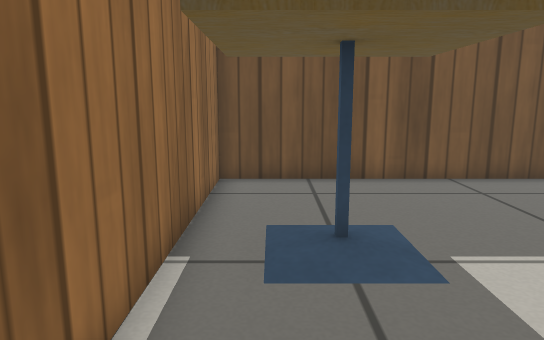
View 1 (above)

16 first-person views from a walk through a world built for the Gazebo simulator. The camera is 0.54 m above the floor, tilts 10° down and sees 70° across. The floor is counted in squares, 0.25 m on a side. Each view is taken from the middle of a square. On the plan, view 1 faces up. The plan holds only what a view shows up to about 20 squares ahead; the rest is blank. Gazebo's built-in surfaces are drawn with simple patterns.

View 2
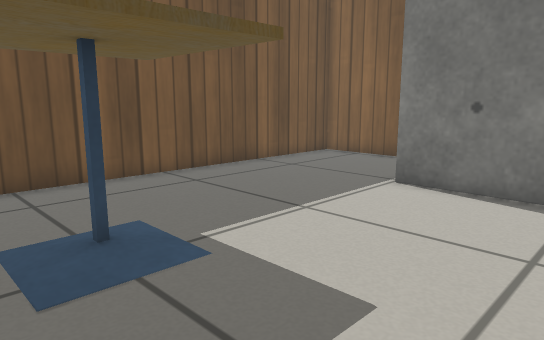

View 3
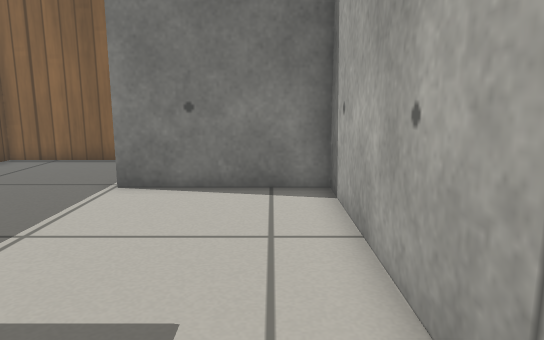

View 4
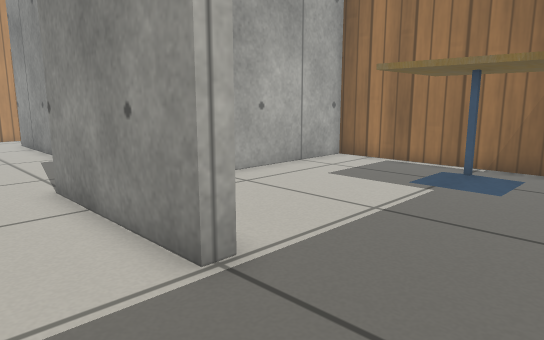

View 5
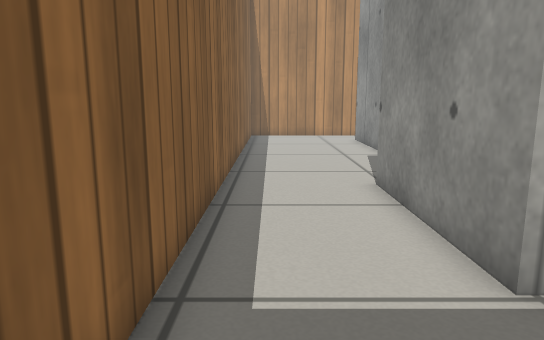

View 6
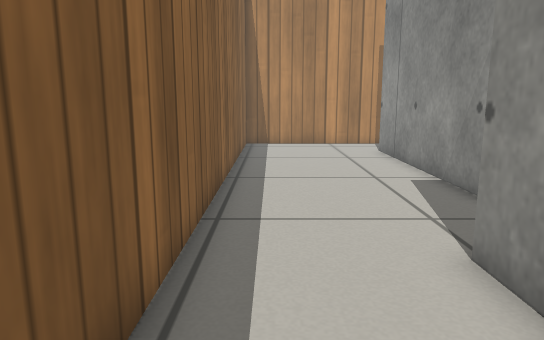

View 7
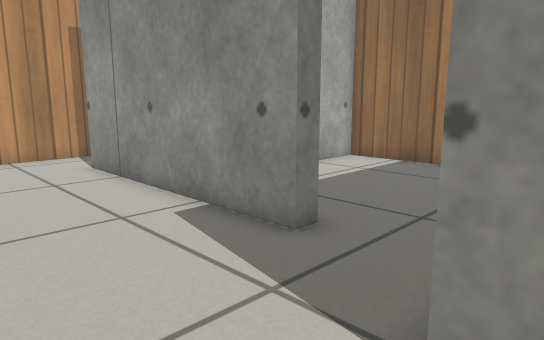

View 8
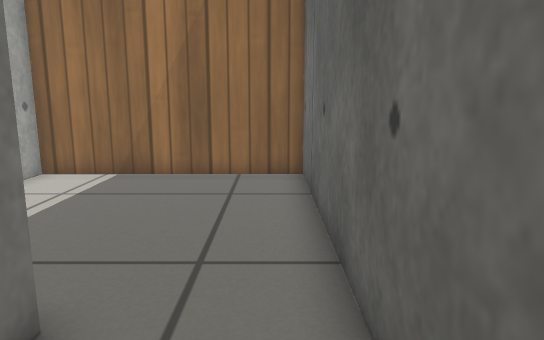

View 9
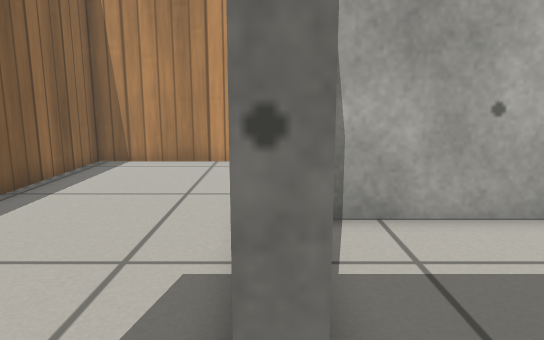

View 10
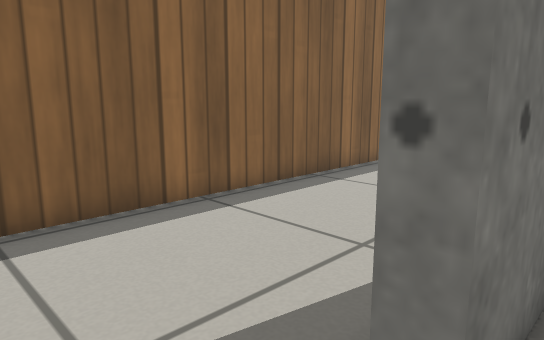

View 11
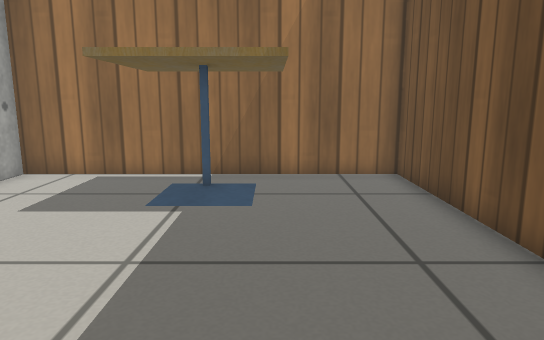

View 12
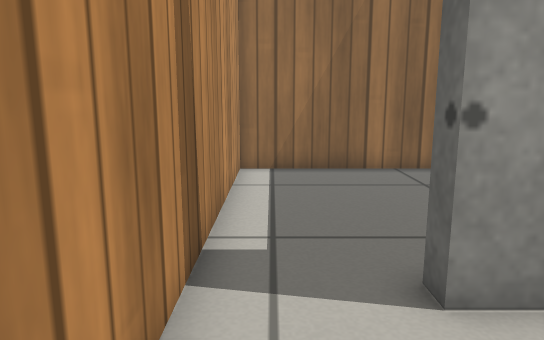

View 13
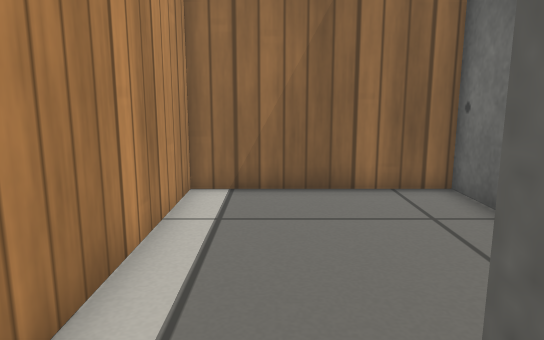

View 14
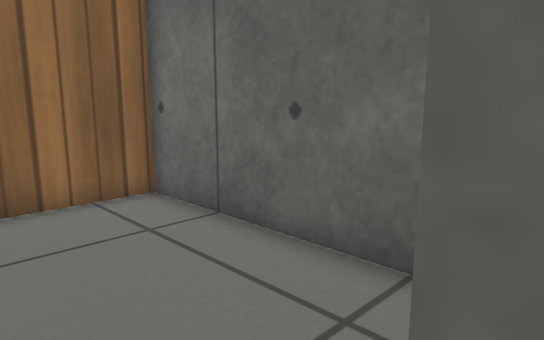

View 15
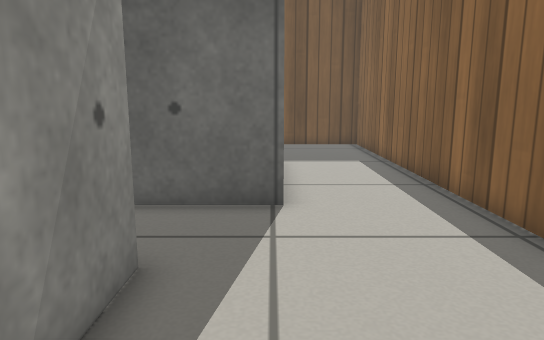

View 16
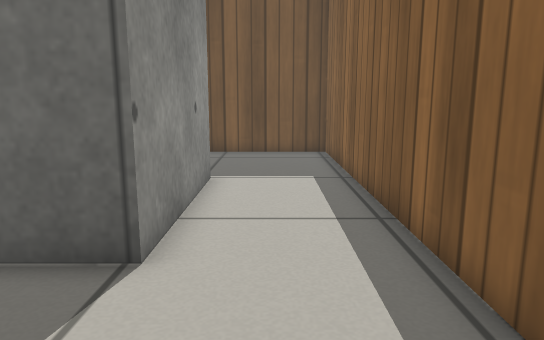

### Floor plan
Points are (right, up) in squares from view 1. A wall is a line through its corners. A room is listed if a view was taken in it or the views show most of it. See-through windows are left out.
Room 1 (views 1, 2, 3, 4, 5, 11)
walls: (13.3, 4.6) (13.3, 10.8) (-1.5, 10.8) (-1.5, -0.5) (8.6, -0.5) (8.6, 4.9) (9.2, 4.9)
ways out: opening at (11, 5) to room 2
objects: cafe table (-1, 4) to (3, 7)
Room 2 (views 6, 7, 8, 12, 13, 15, 16)
walls: (7.2, -4.2) (7.2, -13.2); (7.4, -16) (13.3, -16) (13.3, 4.6); (9.2, 4.9) (9.2, -1.1) (7.5, -1.1)
ways out: opening at (11, 5) to room 1; opening at (7, -3) to room 3; opening at (7, -14.5) to room 4
Room 3 (views 9, 10)
walls: (6.6, -6.6) (6.6, -4.2) (7.2, -4.2); (7.5, -1.1) (-1.5, -1.1) (-1.5, -8.9) (5.9, -8.9)
ways out: opening at (7, -3) to room 2
Room 4 (view 14)
walls: (5.1, -9.5) (-1.5, -9.5) (-1.5, -16) (7.4, -16); (7.2, -13.2) (6.6, -13.2)
ways out: opening at (7, -14.5) to room 2

Where each view was taken, in squares from view 1:
view 1: 0 up, 0 right, facing up
view 2: 0 up, 1 left, facing up-right
view 3: 1 up, 1 left, facing right
view 4: 9 up, 12 right, facing down-left
view 5: 9 up, 12 right, facing down
view 6: 4 up, 12 right, facing down
view 7: 0 up, 12 right, facing down-left
view 8: 2 down, 10 right, facing left
view 9: 2 down, 7 right, facing down
view 10: 2 down, 6 right, facing down-right
view 11: 7 up, 10 right, facing left
view 12: 15 down, 11 right, facing left
view 13: 14 down, 8 right, facing left
view 14: 14 down, 7 right, facing up-left
view 15: 9 down, 9 right, facing up
view 16: 6 down, 11 right, facing up
